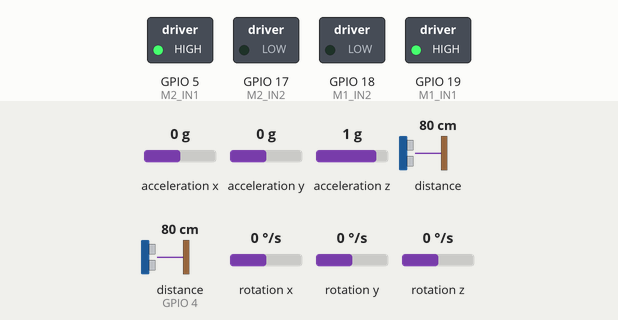
Bench run of a sketch on a simulated ESP32. Shown: switched loads named in the sketch (green lamp = pin HIGH). Wiring (inferred from the names in the program): ultrasonic range finder: trigger GPIO 2; echo GPIO 4; MPU-6050 motion sensor at I2C address 0x68. The test bench sets the inputs (shaded band); at power-on: acceleration x 0 g, acceleration y 0 g, acceleration z 1 g, distance to the obstacle 80 cm, distance to the obstacle (sensor on GPIO 4) 80 cm, rotation x 0 °/s, rotation y 0 °/s, rotation z 0 °/s. The echo pulse lasts 58.3 µs per cm; pins used as bus, display or sensor lines are not drawn; what the sketch prints to the serial monitor is not drawn.

Above: at 0.1 s.
Timing chart, 0 to 1.6 s (numbered marks = the images above):
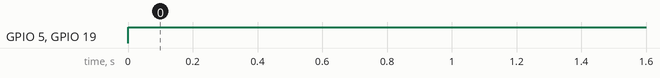

Measured:
- by itself, GPIO 5 (M2_IN1), GPIO 19 (M1_IN1): LOW → HIGH at 0.00 s

The sketch:

phybot.ino
```cpp
#include "Adafruit_VL53L0X.h"
// Inclusão das Bibliotecas
#include <Wire.h>

#define PINO_TRIG 2
#define PINO_ECHO 4

#define  M1_IN1 19
#define  M1_IN2 18

const int M2_IN1 = 5;
const int M2_IN2 = 17;

Adafruit_VL53L0X lox = Adafruit_VL53L0X();

unsigned long tempo_HC_SR04 = millis();
unsigned long tempo_VL53L0X = millis();
unsigned long tempo_MPU_6050 = millis();
unsigned long tempoLeitura  = millis();

const long intervalo_HC_SR04 = 1000;
const long intervalo_VL53L0X = 100;
const long intervalo_MPU6050 = 100;

typedef struct MPU_DATA {
  float AccX;
  float AccY;
  float AccZ;
  float Temp;
  float GyrX;
  float GyrY;
  float GyrZ;
  float anguloXZ;
  float anguloYZ;
} MPU_DATA;

// Endereco I2C do sensor MPU-6050
const int MPU = 0x68;
// Distância do sensor HCSR04
float distancia_HC_SR04 = 0;
// Distância do sensor VL53L0X
float distancia_VL53L0X = 0;
// Angulo do Robô
float anguloZ = 0;
unsigned long tempoAnterior = 0;
// Variavel para armazenar valores do Sensor MPU6050
MPU_DATA valores_MPU6050 = {0};

float HC_SR04(void);
float VL53L0X(void);
MPU_DATA MPU_6050(void);
float deltaZ(unsigned long tempoAtual, unsigned long tempoAnterior, float GyrZ, float ERRO);
void show(void);
void motors(int velocidadeMotor1, int velocidadeMotor2, bool sentidoHMotor1, bool sentidoHMotor2);

void setup() {
  // put your setup code here, to run once:
  Serial.begin(9600);

  // Setup dos canais PWM para controle dos motores
  ledcSetup(0, 5000, 8); //Canal, Frequência, Resolução
  ledcSetup(1, 5000, 8);
  ledcSetup(2, 5000, 8);
  ledcSetup(3, 5000, 8);

  ledcAttachPin(M1_IN1, 0); //Porta, Canal
  ledcAttachPin(M1_IN2, 1);
  ledcAttachPin(M2_IN1, 2);
  ledcAttachPin(M2_IN2, 3);

  // Inicializa o barramento I2C (usa SDA e SCL padrão do ESP32)
  Wire.begin();
  // Inicia comunicação com o endereço do MPU (0x68)
  Wire.beginTransmission(MPU);
  // Seleciona o registrador 0x6B (PWR_MGMT_1)
  Wire.write(0x6B);
  // Escreve 0 → tira o sensor do modo sleep (liga o MPU)
  Wire.write(0);
  // Finaliza a transmissão
  Wire.endTransmission(true);

  Wire.beginTransmission(MPU);
  // Seleciona o registrador 0x1B (GYRO_CONFIG)
  Wire.write(0x1B);
  // Define o fundo de escala do giroscópio (±2000°/s)
  Wire.write(0x18); // 0b00011000
  Wire.endTransmission();

  Wire.beginTransmission(MPU);
  // Seleciona o registrador 0x1C (ACCEL_CONFIG)
  Wire.write(0x1C);
  // Define o fundo de escala do acelerômetro (±16g)
  Wire.write(0b00011000);  // Trocar esse comando para fundo de escala desejado conforme acima
  Wire.endTransmission();

  // Verifica conexão Serial
  while (!Serial) {
    delay(1);
  }

  //Teste de conexão com o sensor MPU6050
  Wire.beginTransmission(MPU);
  if (Wire.endTransmission() != 0) {
    Serial.println("MPU6050 NÃO encontrado!");
    while(1);
  } else {
    Serial.println("MPU6050 OK!");
  }

  //Teste de conexão com o sensor VL53L0X
  Serial.println("Adafruit VL53L0X test");
  if (!lox.begin()) {
    Serial.println(F("Failed to boot VL53L0X"));
    while(1);
  }

  //Configuração dos pinos do Sensor HC_SR04
  pinMode(PINO_TRIG, OUTPUT);
  pinMode(PINO_ECHO, INPUT);
}

void loop() {
  // put your main code here, to run repeatedly:
  unsigned long tempoAtual = millis();

  // Atualiza os valores da MPU
  if(tempoAtual - tempo_MPU_6050 >= intervalo_MPU6050) {
    valores_MPU6050 = MPU_6050();
    tempo_MPU_6050 = tempoAtual;

  }
  // Atualiza o valor do HCSR04
  if(tempoAtual - tempo_HC_SR04 >= intervalo_HC_SR04) {
    distancia_HC_SR04 = HC_SR04();
    tempo_HC_SR04 = tempoAtual;
  }
  // Atualiza o valor do VL53L0X
  if(tempoAtual - tempo_VL53L0X >= intervalo_VL53L0X) {
    distancia_VL53L0X = VL53L0X();
    tempo_VL53L0X = tempoAtual;
  }
  // Atualiza o angulo de rotação do robô pelo Giroscópio Z
  anguloZ += deltaZ(tempoAtual);
  // Controla as velocidades do motor 1 e 2 e seus respectivos sentidos (true para sentido horário)
  motors(255,255,true,true);
  // Mostra no Serial todos os dados dos sensores a cada 1 segundo
  if(tempoAtual - tempoLeitura >= 1000) {
    show();
    tempoLeitura = tempoAtual;
  }
}

MPU_DATA MPU_6050(void) {
  unsigned long tempoAtual = millis();
  float dt = (tempoAtual - tempoAnterior) / 1000.0;
  tempoAnterior = tempoAtual;

  MPU_DATA data;

  Wire.beginTransmission(MPU);
  Wire.write(0x3B);
  Wire.endTransmission(false);

  int bytes = Wire.requestFrom(MPU, 14, true);

  if (bytes == 14) {

    int16_t raw;

    raw = (Wire.read() << 8) | Wire.read();
    data.AccX = raw;

    raw = (Wire.read() << 8) | Wire.read();
    data.AccY = raw;

    raw = (Wire.read() << 8) | Wire.read();
    data.AccZ = raw;

    raw = (Wire.read() << 8) | Wire.read();
    data.Temp = raw;

    raw = (Wire.read() << 8) | Wire.read();
    data.GyrX = raw;

    raw = (Wire.read() << 8) | Wire.read();
    data.GyrY = raw;

    raw = (Wire.read() << 8) | Wire.read();
    data.GyrZ = raw;

  } else {
    Serial.print("Erro I2C, bytes recebidos: ");
    Serial.println(bytes);

    data.AccX = data.AccY = data.AccZ = 0;
    data.GyrX = data.GyrY = data.GyrZ = 0;
  }

  // Ângulo pelo acelerômetro
  float angulo_inclinacao_frente = atan2(data.AccX,data.AccZ) * 180/ PI;
  float angulo_inclinacao_lado = atan2(data.AccY,data.AccZ) * 180/ PI;
  data.anguloXZ = angulo_inclinacao_frente;
  data.anguloYZ = angulo_inclinacao_lado;
  return data;
}

float HC_SR04(void) {
  digitalWrite(PINO_TRIG, LOW);
  delayMicroseconds(2);
  digitalWrite(PINO_TRIG,HIGH);
  delayMicroseconds(10);
  digitalWrite(PINO_TRIG,LOW);

  long duracao = pulseIn(PINO_ECHO, HIGH);
  float distancia = (duracao * 0.343) / 2;

  return distancia;
}

float VL53L0X(void) {
  VL53L0X_RangingMeasurementData_t measure;

  lox.rangingTest(&measure, false); // pass in 'true' to get debug data printout!

  if (measure.RangeStatus != 4) {  // phase failures have incorrect data
    return measure.RangeMilliMeter;
  } else {
    return -1;
  }
}

float deltaZ(unsigned long tempoAtual) {
  float dt = (tempoAtual - tempoAnterior) / 1000.0; // em segundos
  tempoAnterior = tempoAtual;

  float gyroZ = valores_MPU6050.GyrZ/ 16.4; // em graus por segundo
  //Serial.println(gyroZ);

  const float ERRO = 1.15;

  float deltaZ = (gyroZ - ERRO) * dt;
  //Serial.println(deltaZ);
  return deltaZ;
}

void show(void) {
  Serial.print("A distância do Sensor HC_SR04 em mm:");
  Serial.println(distancia_HC_SR04);
  Serial.print("A distância do Sensor VL53L0X em mm:");
  Serial.println(distancia_VL53L0X);
  /*
  Serial.print("AccX = ");
  Serial.println(valores_MPU6050.AccX / 2048);
  Serial.print("AccY = ");
  Serial.println(valores_MPU6050.AccY / 2048);
  Serial.print("AccZ = ");
  Serial.println(valores_MPU6050.AccZ / 2048);
  Serial.print("GyrX = ");
  Serial.println(valores_MPU6050.GyrX / 16.4);
  Serial.print("GyrY = ");
  Serial.println(valores_MPU6050.GyrY / 16.4);
  Serial.print("GyrZ = ");
  Serial.println(valores_MPU6050.GyrZ / 16.4);
  */
  Serial.print("Angulo lateral = ");
  Serial.println(valores_MPU6050.anguloYZ);
  Serial.print("Angulo frontal = ");
  Serial.println(valores_MPU6050.anguloXZ);
  Serial.print("Angulo de giro = ");
  Serial.println(anguloZ);
}

void motors(int velocidadeMotor1, int velocidadeMotor2, bool sentidoHMotor1, bool sentidoHMotor2)
{
  if(sentidoHMotor1 && sentidoHMotor2) {
    // Motor 1 Sentido Horário
    ledcWrite(0, velocidadeMotor1);
    ledcWrite(1, 0);

    // Motor 2 Sentido Horário
    ledcWrite(2, velocidadeMotor2);//Canal, Velocidade
    ledcWrite(3, 0);
  } else if(!sentidoHMotor1 && sentidoHMotor2)
  {
    // Motor 1 Sentido Anti-Horário
    ledcWrite(0, 0);
    ledcWrite(1, velocidadeMotor1);

    // Motor 2 Sentido Horário
    ledcWrite(2, velocidadeMotor2);//Canal, Velocidade
    ledcWrite(3, 0);
  } else if(sentidoHMotor1 && !sentidoHMotor2)
  {
    // Motor 1 Sentido Horário
    ledcWrite(0, velocidadeMotor1);
    ledcWrite(1, 0);

    // Motor 2 Sentido Anti-Horário
    ledcWrite(2, 0);//Canal, Velocidade
    ledcWrite(3, velocidadeMotor2);
  } else {
    // Motor 1 Sentido Anti-Horário
    ledcWrite(0, 0);
    ledcWrite(1, velocidadeMotor1);

    // Motor 2 Sentido Anti-Horário
    ledcWrite(2, 0);//Canal, Velocidade
    ledcWrite(3, velocidadeMotor2);
  }
}
```
